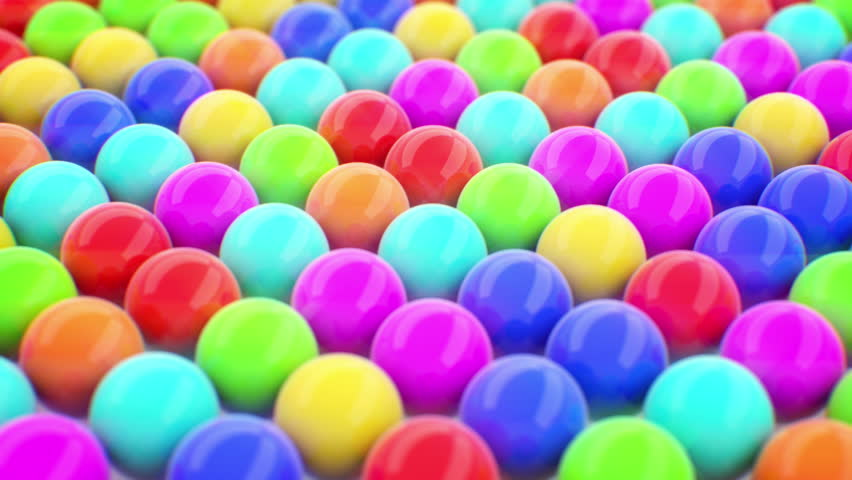
#> input picture 1.jpg, 852 x 480 px, given in place of the camera
$ python 'object Detection HSV.py'
#> lines starting #> are read from the running program, lines starting #| are printed output that depends on the picture; after the words box and inside, x2 and y2 are one past the last pixel; in counts of white or black regions, pixels touching at a corner belong together
import cv2 as cv
import numpy as np


# HSV (hue saturation value) ==> are alternative representations of the RGB color model

def changeColor(trackBarPos):
    pass

cap = cv.VideoCapture(0);

cv.namedWindow('image')
cv.namedWindow('res')
cv.namedWindow('mask')
cv.createTrackbar('LH', 'image', 0, 255,changeColor)
#> slider 'LH' is set to 51
cv.createTrackbar('LS', 'image', 0, 255,changeColor)
#> slider 'LS' is set to 51
cv.createTrackbar('LV', 'image', 0, 255,changeColor)
#> slider 'LV' is set to 51

cv.createTrackbar('UH', 'image', 255, 255,changeColor)
cv.createTrackbar('US', 'image', 255, 255,changeColor)
cv.createTrackbar('UV', 'image', 255, 255,changeColor)


while True:
    #img = cv.imread('1.jpg')
    _ , img = cap.read()
#> img is the input picture: shape (480, 852, 3); mean B, G, R 164.5, 144.3, 165.6
    hsv = cv.cvtColor(img,cv.COLOR_BGR2HSV)
#> hsv: shape (480, 852, 3); mean H, S, V 94.8, 165.1, 229.8

    lh = cv.getTrackbarPos('LH','image')
    ls = cv.getTrackbarPos('LS', 'image')
    lv = cv.getTrackbarPos('LV', 'image')

    uh = cv.getTrackbarPos('UH', 'image')
    us = cv.getTrackbarPos('US', 'image')
    uv = cv.getTrackbarPos('UV', 'image')

    l_b = np.array([lh,ls,lv])
    u_p = np.array([uh,us,uv])

    MASK = cv.inRange(hsv,l_b,u_p)
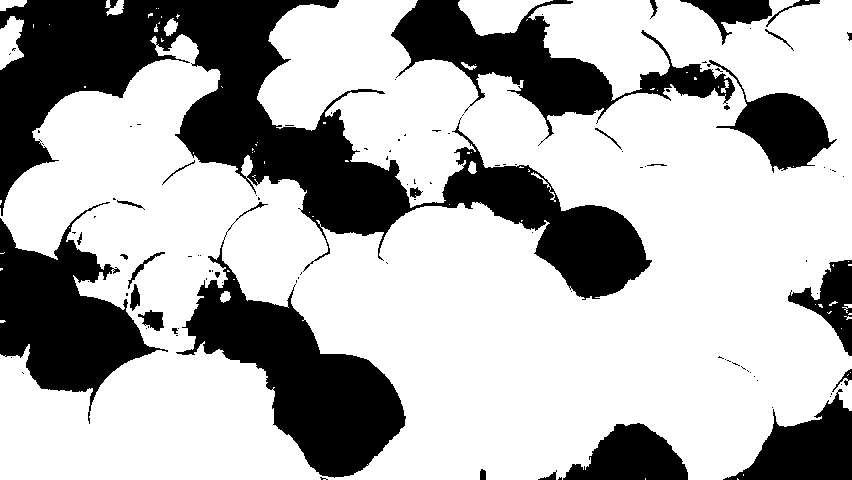
#> MASK: shape (480, 852); 69% white; 108 black regions (79 under 20 px), largest, box (x1, y1, x2, y2) and area: (0, 0, 652, 300) 54741, (176, 202, 406, 478) 20104, (0, 202, 168, 424) 15675

    result = cv.bitwise_and(img,img,mask=MASK)
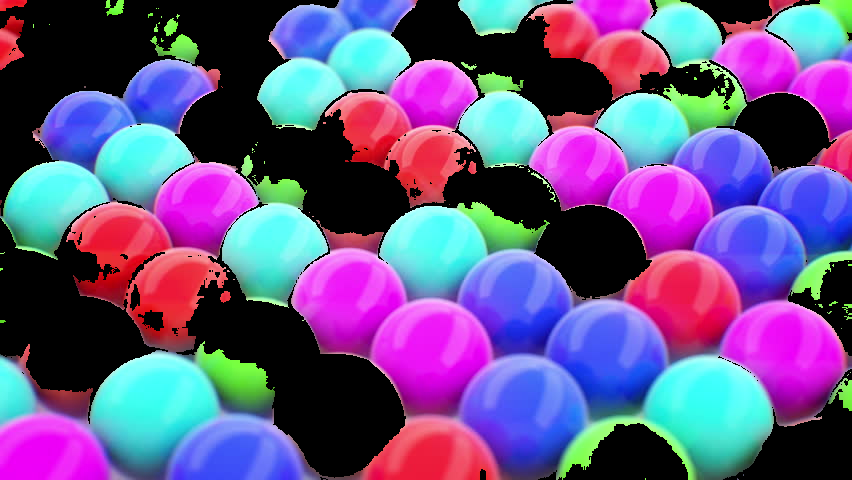
#> result: shape (480, 852, 3); mean B, G, R 136.2, 84.5, 102.8
    k = cv.waitKey(1) & 0xFF
#> (key q is pressed here)
    if k == ord('q'):
        break

    cv.imshow('image', img)
    cv.imshow('res',result)
    cv.imshow('mask', MASK)

cap.read()
cv.destroyAllWindows()
